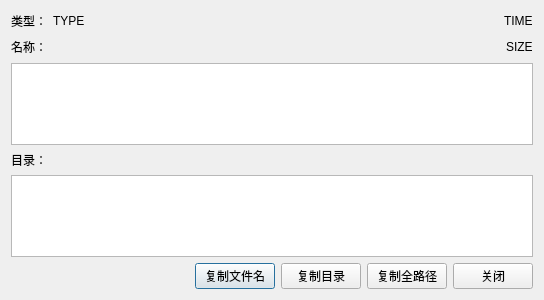
<?xml version="1.0" encoding="UTF-8"?>
<ui version="4.0">
 <class>FileInfo</class>
 <widget class="QDialog" name="FileInfo">
  <property name="geometry">
   <rect>
    <x>0</x>
    <y>0</y>
    <width>544</width>
    <height>300</height>
   </rect>
  </property>
  <property name="windowTitle">
   <string>Dialog</string>
  </property>
  <layout class="QVBoxLayout" name="verticalLayout">
   <item>
    <layout class="QHBoxLayout" name="horizontalLayout">
     <item>
      <widget class="QLabel" name="label">
       <property name="text">
        <string>类型：</string>
       </property>
      </widget>
     </item>
     <item>
      <widget class="QLabel" name="lbType">
       <property name="text">
        <string>TYPE</string>
       </property>
      </widget>
     </item>
     <item>
      <spacer name="horizontalSpacer">
       <property name="orientation">
        <enum>Qt::Orientation::Horizontal</enum>
       </property>
       <property name="sizeHint" stdset="0">
        <size>
         <width>40</width>
         <height>20</height>
        </size>
       </property>
      </spacer>
     </item>
     <item>
      <widget class="QLabel" name="lbTime">
       <property name="text">
        <string>TIME</string>
       </property>
      </widget>
     </item>
    </layout>
   </item>
   <item>
    <layout class="QHBoxLayout" name="horizontalLayout_2">
     <item>
      <widget class="QLabel" name="label_2">
       <property name="text">
        <string>名称：</string>
       </property>
      </widget>
     </item>
     <item>
      <spacer name="horizontalSpacer_2">
       <property name="orientation">
        <enum>Qt::Orientation::Horizontal</enum>
       </property>
       <property name="sizeHint" stdset="0">
        <size>
         <width>40</width>
         <height>20</height>
        </size>
       </property>
      </spacer>
     </item>
     <item>
      <widget class="QLabel" name="lbSize">
       <property name="text">
        <string>SIZE</string>
       </property>
      </widget>
     </item>
    </layout>
   </item>
   <item>
    <widget class="QPlainTextEdit" name="pedName"/>
   </item>
   <item>
    <widget class="QLabel" name="label_3">
     <property name="text">
      <string>目录：</string>
     </property>
    </widget>
   </item>
   <item>
    <widget class="QPlainTextEdit" name="pedDir"/>
   </item>
   <item>
    <layout class="QHBoxLayout" name="horizontalLayout_3">
     <item>
      <spacer name="horizontalSpacer_3">
       <property name="orientation">
        <enum>Qt::Orientation::Horizontal</enum>
       </property>
       <property name="sizeHint" stdset="0">
        <size>
         <width>40</width>
         <height>20</height>
        </size>
       </property>
      </spacer>
     </item>
     <item>
      <widget class="QPushButton" name="btnCopyFileName">
       <property name="text">
        <string>复制文件名</string>
       </property>
      </widget>
     </item>
     <item>
      <widget class="QPushButton" name="btnCopyDirPath">
       <property name="text">
        <string>复制目录</string>
       </property>
      </widget>
     </item>
     <item>
      <widget class="QPushButton" name="btnCopyFull">
       <property name="text">
        <string>复制全路径</string>
       </property>
      </widget>
     </item>
     <item>
      <widget class="QPushButton" name="btnClose">
       <property name="text">
        <string>关闭</string>
       </property>
      </widget>
     </item>
    </layout>
   </item>
  </layout>
 </widget>
 <resources/>
 <connections/>
</ui>
